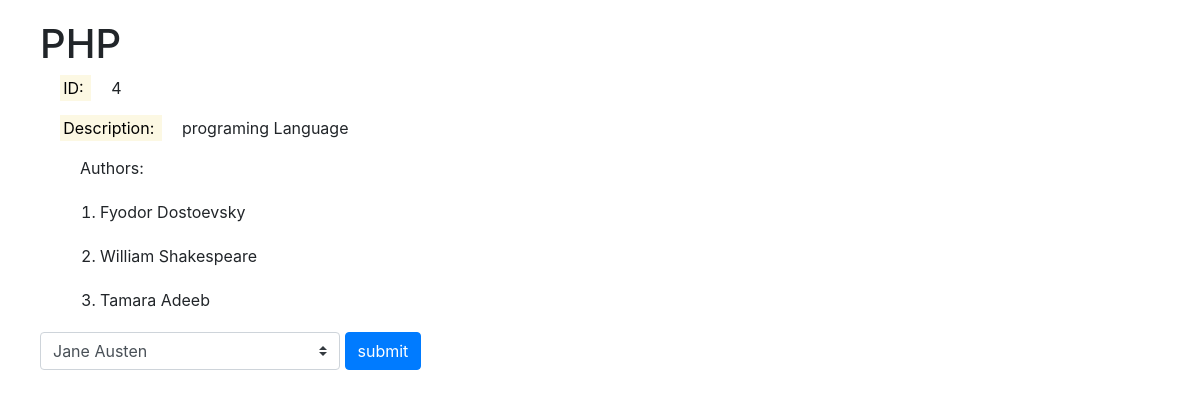
Before: /books/4 with the older database file.
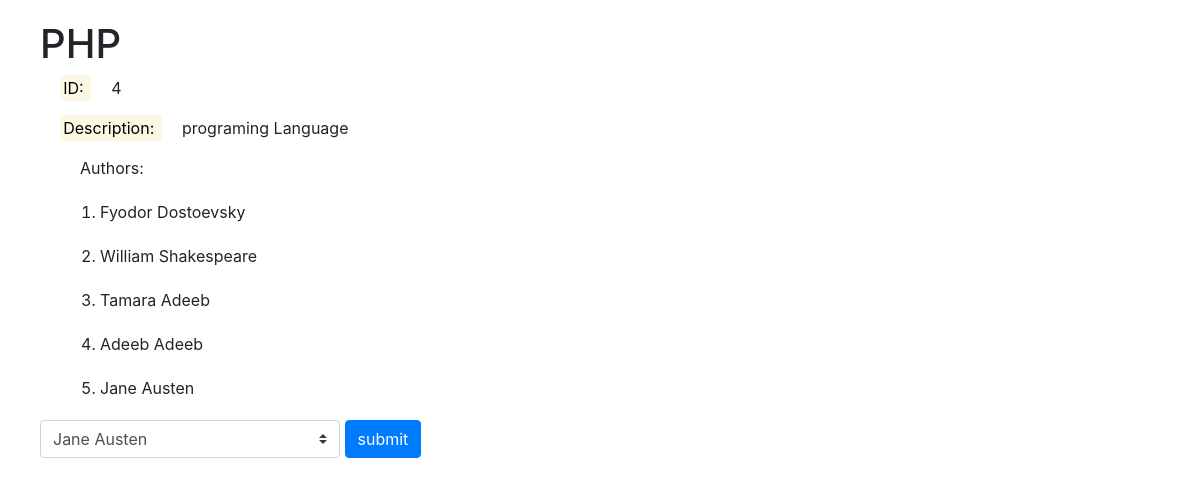
After: the same page with the newer database file.
### books_authors_app/models.py (models this page shows)
class Authors(models.Model):
    first_name = models.CharField(max_length=45)
    last_name = models.CharField(max_length=45)
    Books = models.ManyToManyField(Books,related_name="author")
    notes = models.TextField(null=True)
    created_at = models.TimeField(auto_now_add=True)
    updated_at = models.TimeField(auto_now=True)

### books_authors_app/views.py (the view)
# urls.py: path('books/<int:id>',views.book_show),
def book_show(request,id):
    b = Books.objects.get(id=id)
    request.session["Book_id"] = id
    context = {
        "My_book": b,
        "auth": b.author.all(),
        "All_Authors":Authors.objects.all()
    }
    return render(request,"book_info.html",context)

### books_authors_app/templates/book_info.html (shortened to what this page needs)
<!DOCTYPE html>
<html lang="en">
<head>
    <link rel="stylesheet" href="https://maxcdn.bootstrapcdn.com/bootstrap/4.0.0/css/bootstrap.min.css"
>
</head>
<body>
    <h1> {{My_book.title}}</h1>
    <p><mark>ID: </mark> {{My_book.id}}</p>
    <p><mark>Description: </mark>  {{My_book.desc}}</p>
    <ol> Authors:
        {% for x in auth %}
        <li>{{x.first_name}} {{x.last_name}}</li>
        {% endfor %}
        </ol>
        <form action="/many_to_many2" method="POST">
            <select style="width: 300px;" class="custom-select" name="select_auther">
                {% for j in All_Authors %}
                <option value="{{j.id}}"> {{j.first_name}} {{j.last_name}}</option>
                {% endfor %}
            </select>
            <input class="btn btn-primary" type="submit" value="submit">
</body>
</html>

Changed rows visible on the page:
added Authors: first_name "Adeeb", last_name "Adeeb"
now on this page (row unchanged): Authors: first_name "Jane", last_name "Austen"
